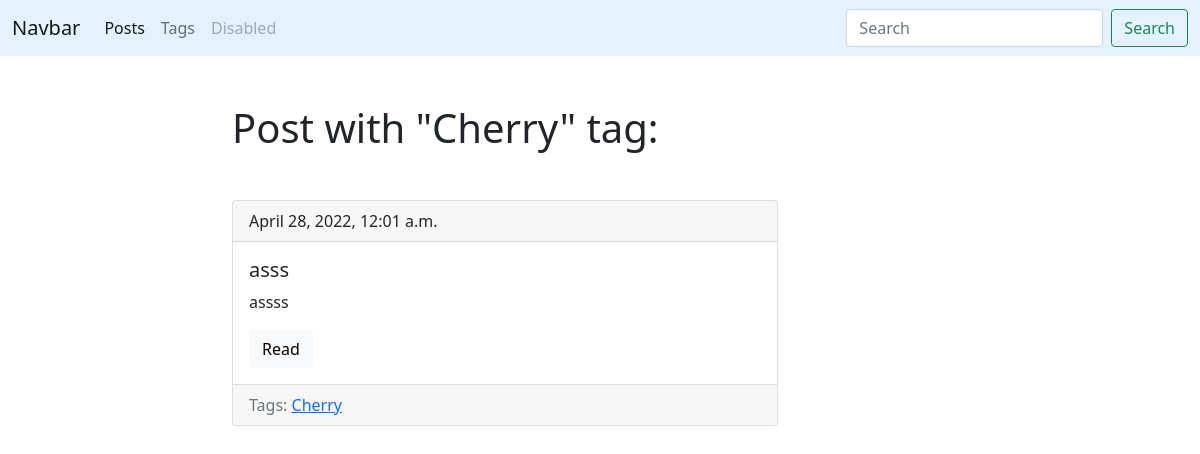
Page /blog/tag/cherry/ on the earlier database version.
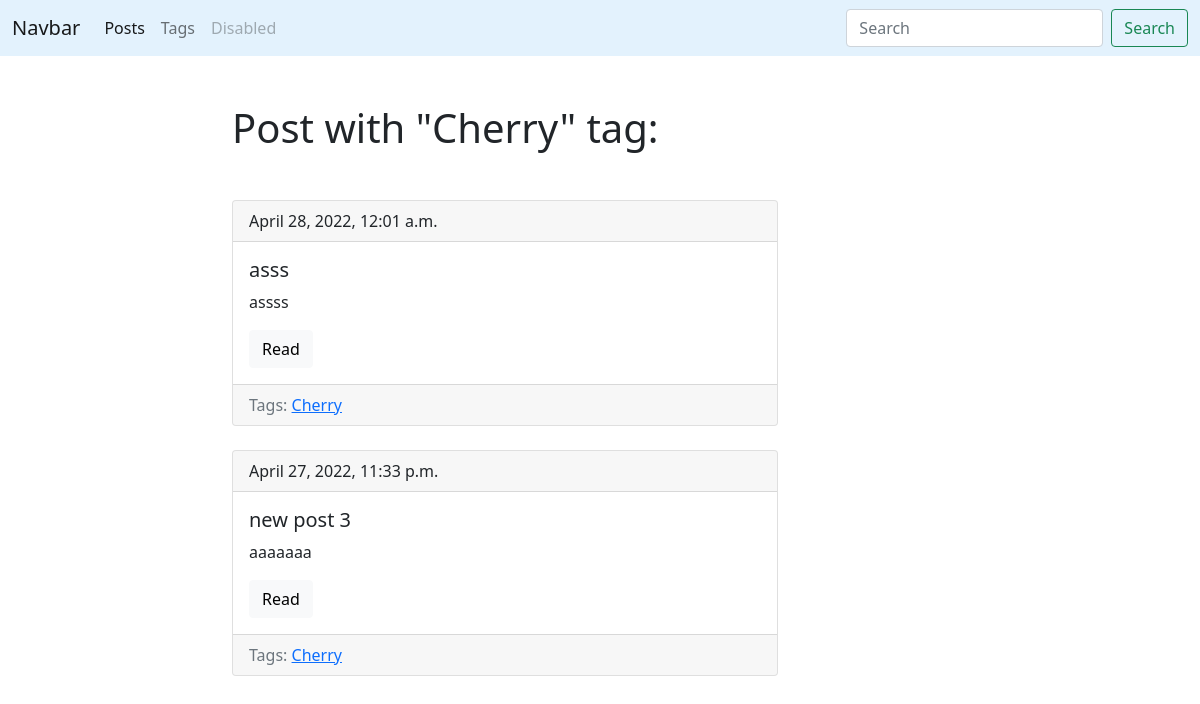
Same page on the later database version.
### blog/models.py (models this page shows, shortened)
class Post(models.Model):
    title = models.CharField(max_length=150, db_index=True)
    slug = models.SlugField(max_length=50, blank=True, unique=True)
    body = models.TextField(blank=True, db_index=True)
    tags = models.ManyToManyField('Tag', blank=True, related_name='posts')
    date_pub = models.DateTimeField(auto_now_add=True)
    def get_absolute_url(self):
        return reverse('post_detail_url', args=[self.slug, ])
    class Meta:
        ordering = ['-date_pub']

class Tag(models.Model):
    title = models.CharField(max_length=50)
    slug = models.SlugField(max_length=50, unique=True)
    def get_absolute_url(self):
        return reverse('tag_detail_url', args=[self.slug, ])
    class Meta:
        ordering = ['title']

### blog/views.py (the view)
# urls.py: path('tag/<str:slug>/', TagDetail.as_view(), name='tag_detail_url'),
class TagDetail(ObjectDetailMixin, View):
    model = Tag
    template = 'blog/tag_detail.html'

### blog/utils.py (called while the page is built)
    def get(self, request, slug):
        obj = get_object_or_404(self.model, slug__iexact=slug)
        return render(request, self.template,
                      context={self.model.__name__.lower(): obj, 'admin_object': obj, 'detail': True})

### blog/templates/blog/tag_detail.html (shortened to what this page needs)
{% extends 'blog/base_blog.html' %}
{% block content %}
    <h1 class="mb-5">Post with "{{ tag.title|title }}" tag:</h1>
    {% for post in tag.posts.all %}
        {% include 'blog/includes/post_card_template.html'%}
    {% endfor %}
{% endblock %}

### blog/templates/blog/includes/post_card_template.html
<div class="card mb-4">
          <div class="card-header">
              {{post.date_pub}}
          </div>
          <div class="card-body">
            <h5 class="card-title">{{post.title}}</h5>
            <p class="card-text">{{post.body|truncatewords:15 }}</p>
            <a href="{{ post.get_absolute_url }}" class="btn btn-light">Read</a>
          </div>
            <div class="card-footer text-muted">
            Tags:
                {% for tag in post.tags.all %}
                <a href="{{ tag.get_absolute_url }}"> {{tag.title}}</a>
                {% endfor %}
             </div>
        </div>

Differences in the rows shown:
now on this page (row edited): Post: date_pub "April 27, 2022, 11:33 p.m.", title "new post 3", body "aaaaaaa", Tag (title "Cherry")
